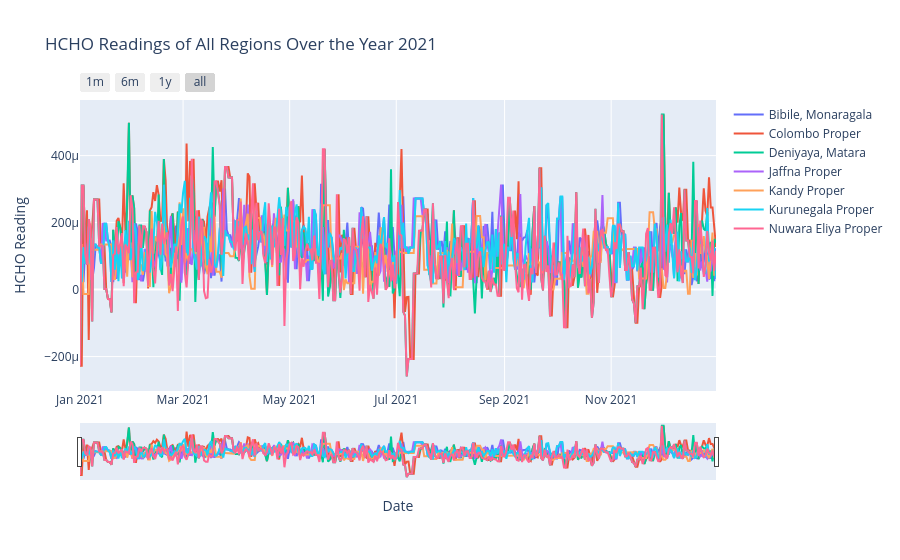

The notebook cell this image was saved under:
### Code cell
# Assuming 'Next Date' column is not in datetime format
hcho_data['Next Date'] = pd.to_datetime(hcho_data['Next Date'])

# Filter data for the year 2021
hcho_data_2021 = hcho_data[hcho_data['Next Date'].dt.year == 2021]

# Group data by region
grouped = hcho_data_2021.groupby("Location")

# Create a Plotly figure
fig = go.Figure()

# Plot data for each region
for region, data in grouped:
    fig.add_trace(go.Scatter(x=data['Next Date'], y=data['HCHO Reading'], mode='lines', name=region))

# Adding labels and title
fig.update_layout(title='HCHO Readings of All Regions Over the Year 2021',
                  xaxis_title='Date',
                  yaxis_title='HCHO Reading',
                  xaxis=dict(
                      rangeselector=dict(
                          buttons=list([
                              dict(count=1, label="1m", step="month", stepmode="backward"),
                              dict(count=6, label="6m", step="month", stepmode="backward"),
                              dict(count=1, label="1y", step="year", stepmode="backward"),
                              dict(step="all")
                          ])
                      ),
                      rangeslider=dict(visible=True),
                      type="date"
                  )
                  )

# Display the plot
fig.show()

### Figure 1 — Plotly figure (JSON) as saved in the notebook; plotly's stock layout.template omitted (floating-point values rounded to 4 significant figures; data arrays with more than 128 entries replaced by an {"elided": "..."} marker saying what was removed)
{"data": [{"mode": "lines", "name": "Bibile, Monaragala", "type": "scatter", "x": {"elided": "365 str values"}, "y": {"elided": "365 float values"}}, {"mode": "lines", "name": "Colombo Proper", "type": "scatter", "x": {"elided": "365 str values"}, "y": {"elided": "365 float values"}}, {"mode": "lines", "name": "Deniyaya, Matara", "type": "scatter", "x": {"elided": "365 str values"}, "y": {"elided": "365 float values"}}, {"mode": "lines", "name": "Jaffna Proper", "type": "scatter", "x": {"elided": "365 str values"}, "y": {"elided": "365 float values"}}, {"mode": "lines", "name": "Kandy Proper", "type": "scatter", "x": {"elided": "365 str values"}, "y": {"elided": "365 float values"}}, {"mode": "lines", "name": "Kurunegala Proper", "type": "scatter", "x": {"elided": "365 str values"}, "y": {"elided": "365 float values"}}, {"mode": "lines", "name": "Nuwara Eliya Proper", "type": "scatter", "x": {"elided": "365 str values"}, "y": {"elided": "365 float values"}}], "layout": {"title": {"text": "HCHO Readings of All Regions Over the Year 2021"}, "xaxis": {"rangeselector": {"buttons": [{"count": 1, "label": "1m", "step": "month", "stepmode": "backward"}, {"count": 6, "label": "6m", "step": "month", "stepmode": "backward"}, {"count": 1, "label": "1y", "step": "year", "stepmode": "backward"}, {"step": "all"}]}, "rangeslider": {"visible": true}, "title": {"text": "Date"}, "type": "date"}, "yaxis": {"title": {"text": "HCHO Reading"}}}}
